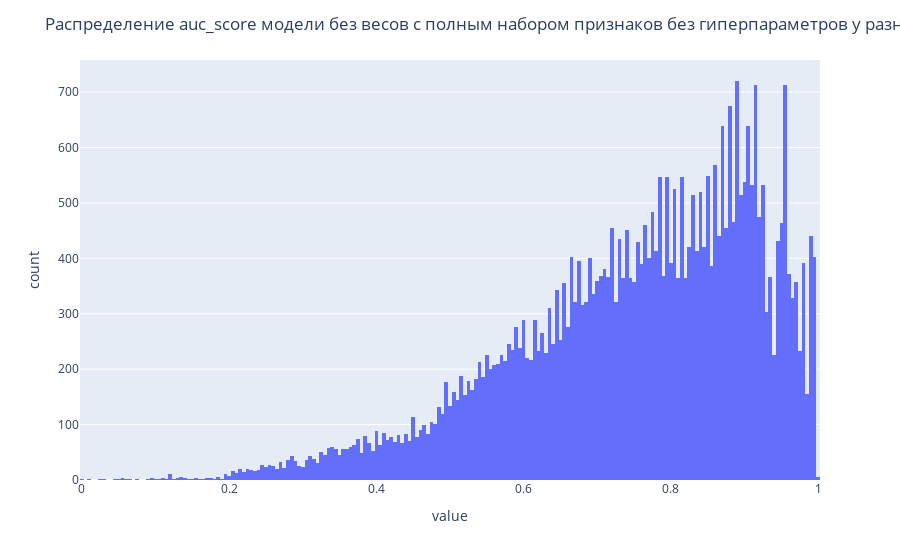

Notebook code for this chart:
### Code cell
auc_score = lightfm.evaluation.auc_score(model_without_weights_full_features,test_intersections_without_weights,
                                         train_intersections_without_weights,item_features=courses_features_coo)
print('Mean auc_score = ', np.mean(auc_score))
fig = px.histogram(auc_score)
fig.update_layout(showlegend = False,title = 'Распределение auc_score модели без весов с полным набором признаков без гиперпараметров у разных пользователей')
fig.show()

### Figure 1 — Plotly figure (JSON) as saved in the notebook; plotly's stock layout.template omitted (floating-point values rounded to 4 significant figures; data arrays with more than 128 entries replaced by an {"elided": "..."} marker saying what was removed)
{"data": [{"alignmentgroup": "True", "bingroup": "x", "hovertemplate": "variable=0<br>value=%{x}<br>count=%{y}<extra></extra>", "legendgroup": "0", "marker": {"color": "#636efa", "pattern": {"shape": ""}}, "name": "0", "offsetgroup": "0", "orientation": "v", "showlegend": true, "type": "histogram", "x": {"elided": "40203 float values"}, "xaxis": "x", "yaxis": "y"}], "layout": {"barmode": "relative", "legend": {"title": {"text": "variable"}, "tracegroupgap": 0}, "margin": {"t": 60}, "showlegend": false, "title": {"text": "Распределение auc_score модели без весов с полным набором признаков без гиперпараметров у разных пользователей"}, "xaxis": {"anchor": "y", "domain": [0, 1], "title": {"text": "value"}}, "yaxis": {"anchor": "x", "domain": [0, 1], "title": {"text": "count"}}}}
